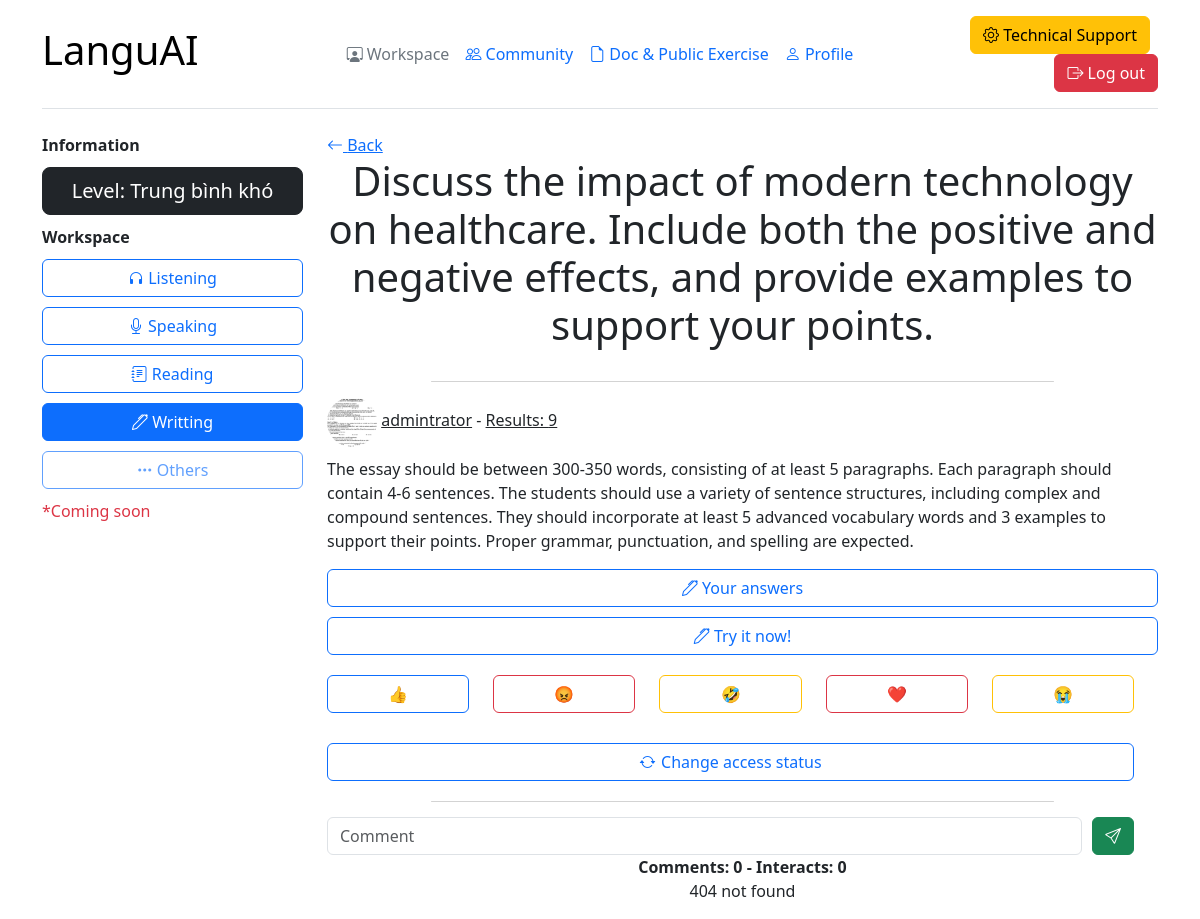
The page /view/writting/2 (signed in) on the database its author committed.
### tin_hoc_tre/models.py (models this page shows)
class Writting(models.Model):
    title = models.TextField()
    description = models.TextField()
    level = models.ForeignKey(
        Level, on_delete=models.CASCADE, related_name="writting_level")
    image = models.ImageField(upload_to="writting/image/")
    status = models.TextField()
    theme = models.TextField()
    user = models.ForeignKey(
        Bio, on_delete=models.CASCADE, related_name="writing_user")

class Level(models.Model):
    name = models.TextField()
    point = models.FloatField()
    gift_point = models.FloatField()

class Bio(models.Model):
    user = models.ForeignKey(
        User, on_delete=models.CASCADE, related_name="Bio_user")
    avatar = models.ImageField(upload_to="avatar/", null=True)
    thumbnail = models.ImageField(upload_to="thumbnail/", null=True)
    speaking_score = models.FloatField()
    writing_score = models.FloatField()
    listening_score = models.FloatField()
    reading_score = models.FloatField()
    grammar_score = models.FloatField()
    avg_score = models.FloatField()
    title = models.TextField()

class Emoji(models.Model):
    name = models.TextField()
    color = models.TextField()

### tin_hoc_tre/views.py (the view)
# urls.py: path("view/writting/<int:id>", views.writting_view,
def writting_view(request, id):
    if request.user.is_authenticated:
        bio = Bio.objects.filter(user=request.user).first()
        post = Writting.objects.filter(id=id).first()
        emoji = Emoji.objects.all()
        interact = Writting_emoji.objects.filter(
            writting=post).count()
        my_emoji = Writting_emoji.objects.filter(
            writting=post, user=bio).last()
        comment = Writting_comment.objects.filter(writting=post).all()
        result = Writting_result.objects.filter(writting=post).all().count()
        my_result = Writting_result.objects.filter(
            writting=post, user=bio).last()
        if post.status == "Không công khai" and post.user != bio:
            return redirect("my_writting_workspace")
        elif post.user == bio:
            check = True
        else:
            check = False
        context = {"bio": bio, "post": post, "comments": comment, "my_emoji": my_emoji, "interact": interact,
                   "emojies": emoji, "result": result, "my_result": my_result, "check": check}
    else:
        return redirect("check")
    return render(request, "writting/view.html", context=context)

### tin_hoc_tre/templates/writting/view.html (shortened to what this page needs)
<!DOCTYPE html>
<html lang="en">
<head>
    <link rel="stylesheet" href="https://cdnjs.cloudflare.com/ajax/libs/bootstrap-icons/1.11.3/font/bootstrap-icons.min.css" />
    <link href="https://cdn.jsdelivr.net/npm/bootstrap@5.3.3/dist/css/bootstrap.min.css" rel="stylesheet">
</head>
<body>
    <div class="container">
        <header class="d-flex flex-wrap align-items-center justify-content-center justify-content-md-between py-3 mb-4 border-bottom">
          <div class="col-md-3 mb-2 mb-md-0">
            <a href="/" class="d-inline-flex link-body-emphasis text-decoration-none">
              <h1>LanguAI</h1>
            </a>
          </div>
          <ul class="nav col-12 col-md-auto mb-2 justify-content-center mb-md-0">
            <li><a href="{% url 'my_listening_workspace' %}" class="nav-link px-2 link-secondary"><i class="bi bi-person-workspace"></i> Workspace</a></li>
            <li><a href="{% url 'post_view' %}" class="nav-link px-2"><i class="bi bi-people"></i> Community</a></li>
            <li><a href="{% url 'document_list_view' %}" class="nav-link px-2"><i class="bi bi-file-earmark"></i> Doc & Public Exercise</a></li>
            <li><a href="{% url 'my_profile' %}" class="nav-link px-2"><i class="bi bi-person"></i> Profile</a></li>
          </ul>
          <div class="col-md-3 text-end">
            <button type="button" class="btn btn-warning me-2"><i class="bi bi-gear"></i> Technical Support</button>
            <a href="{% url 'log_out' %}" type="button" class="btn btn-danger"><i class="bi bi-box-arrow-right"></i> Log out</a>
          </div>
        </header>
        <section style="margin-top: 20px;">
            <div class="row">
                <div class="col-lg-3">
                  <b>Information</b>
                  <a class="btn btn-dark btn-lg w-100" style="margin-top: 10px;margin-bottom: 10px;">Level: {{post.level.name}}</a><br>
                    <b>Workspace</b>
                    <a href="{% url 'my_listening_workspace' %}"  class="btn btn-outline-primary w-100 rounded" style="margin-top: 10px;"><i class="bi bi-headphones"></i> Listening</a>
                    <a href="{% url 'my_speaking_scripts_workspace' %}"  class="btn btn-outline-primary w-100 rounded" style="margin-top: 10px;"><i class="bi bi-mic"></i> Speaking</a>
                    <a href="{% url 'my_reading_workspace' %}"  class="btn btn-outline-primary w-100 rounded" style="margin-top: 10px;"><i class="bi bi-journal-text"></i> Reading</a>
                    <a href="{% url 'my_writting_workspace' %}"  class="btn btn-primary w-100 rounded" style="margin-top: 10px;"><i class="bi bi-pen"></i> Writting</a>
                    <button href="{% url 'my_listening_workspace' %}" disabled  class="btn btn-outline-primary w-100 rounded" style="margin-top: 10px;"><i class="bi bi-three-dots"></i> Others</button>
                    <p class="text-danger" style="margin-top: 10px;">*Coming soon</p>
                </div>
                <div class="col-lg-9">
                  {% if post %}
                  <a href="{% url 'my_writting_workspace' %}" class="link-primary"><i class="bi bi-arrow-left"></i> Back</a>
                  <h1 class="text-center">{{post.title}}</h1>
                  <br>
                  <div style="text-align: center;margin-bottom: 15px;">
                      <div style="width: 75%;margin: 0 auto;height:1px;background-color: lightgrey;" class="rounded"></div>
                  </div>
                  <div class="columns" style="margin-bottom: 10px;">
                      <div class="column">
                        <img src="{{post.user.avatar.url}}" class="rounded-circle" style="width: 50px;height: 50px;object-fit: cover;"> <a href="{% url 'user_profile' id=post.user.id %}" class="link-dark">   {{post.user.user.username}}</a> - {% if check %} <a href="{% url 'writting_list_result_view' id=post.id %}" class="link-dark">Results: {{result}}</a> {% else %} Results: {{result}} {% endif  %}
                      </div>
                    </div>
                  <p>{{post.description|safe}}</p>
                  <div class="row">
                    <div class="col-lg">
                      {% if my_result %}
                      <a class="btn btn-outline-primary w-100" style="margin-bottom: 10px;" data-bs-toggle="modal" data-bs-target=#check_{{post.id}}><i class="bi bi-pen"></i> Your answers</a>
                        {% endif %}
                      <div class="col-lg">
                        <a class="btn btn-outline-primary w-100" style="margin-bottom: 10px;" href="{% url 'writting_submit' id=post.id %}"><i class="bi bi-pen"></i> Try it now!</a>
                      </div>
                    </div>
                  <div class="row" style="margin-top: 10px;margin-bottom: 20px;">
                      {% for emoji in emojies %}
                        {% if emoji.name != my_emoji.emoji.name %}
                        <div class="col-lg">
                            <a href="{% url 'writting_emoji' id=post.id emoji_id=emoji.id %}" class="btn btn-outline-{{emoji.color}} w-100">{{emoji.name}}</a>
                        </div>
                        {% else %}
                        <div class="col-lg">
                          <a href="{% url 'writting_emoji' id=post.id emoji_id=emoji.id %}"  class="btn btn-{{emoji.color}} w-100">{{emoji.name}}</a>
                        </div>
                        {% endif %}
                      {% endfor %}
                  </div>
                  <div class="row" style="margin-top: 10px;margin-bottom: 20px;">
                    <div class="col-lg">
                      <a data-bs-toggle="modal" data-bs-target="#check_code_{{post.id}}" class="btn btn-outline-primary w-100"><i class="bi bi-arrow-repeat" style="margin-right: 1.5px;"></i> Change access status</a>
                    </div>
                  </div>
                  <div style="text-align: center;margin-bottom: 15px;">
                      <div style="width: 75%;margin: 0 auto;height:1px;background-color: lightgrey;" class="rounded"></div>
                  </div>
                  <form action="{% url 'writting_comment' id=post.id %}" method="post" enctype="multipart/form-data">
                        <div class="row w-100">
                            <div class="col-lg align-self-center w-100">
                                <div class="d-lg-flex w-100">
                                    <input placeholder="Comment" name="content" type="text" class="form-control w-100" style="margin-right: 10px;">
                                    <button type="submit" class="btn btn-success"><i class="bi bi-send"></i></button>
                                </div>
                            </div>
                        </div>
                </form>
                <br>
                <b class="text-center">Comments: {{comments.count}} - Interacts: {{interact}}</b>
                <br>
                {% if comments %}
                  {% for comment in comments %}
                  <div class="card w-100 shadow">
                      <div class="card-body" style="padding: 5px;">
                          <h6>{{comment.content}}</h6>
                          <img src="{{comment.user.avatar.url}}" class="rounded-circle" style="width: 50px;height: 50px;object-fit: cover;"> <a href="{% url 'user_profile' id=comment.user.id %}" class="link-dark">   {{comment.user.user.username}}</a>
                      </div>
                  </div>
                  {% endfor %}
                {% else %}
                <p class="text-center">404 not found</p>
                {% endif %}
                  {% endif %}
                  </div>
        </section>
      </div>
</body>
</html>

### rows shown on the page
Writting: level.name "Trung bình khó", title "Discuss the impact of modern technology on healthcare. Include both the positive and negative effects, and provide examples to support your points.", user.avatar (picture), user.user.username "admintrator", description "The essay should be between 300-350 words, consisting of at least 5 paragraphs. Each paragraph should contain 4-6 sentences. The students should use a variety of sentence structures, including complex and compound sentences. They should incorporate at least 5 advanced vocabulary words and 3 examples to support their points. Proper grammar, punctuation, and spelling are expected."
Emoji: name "👍"
Emoji: name "😡"
Emoji: name "🤣"
Emoji: name "❤️"
Emoji: name "😭"

### other values the page prints
{{ result }} "9"
{{ comments.count }} "0"
{{ interact }} "0"
